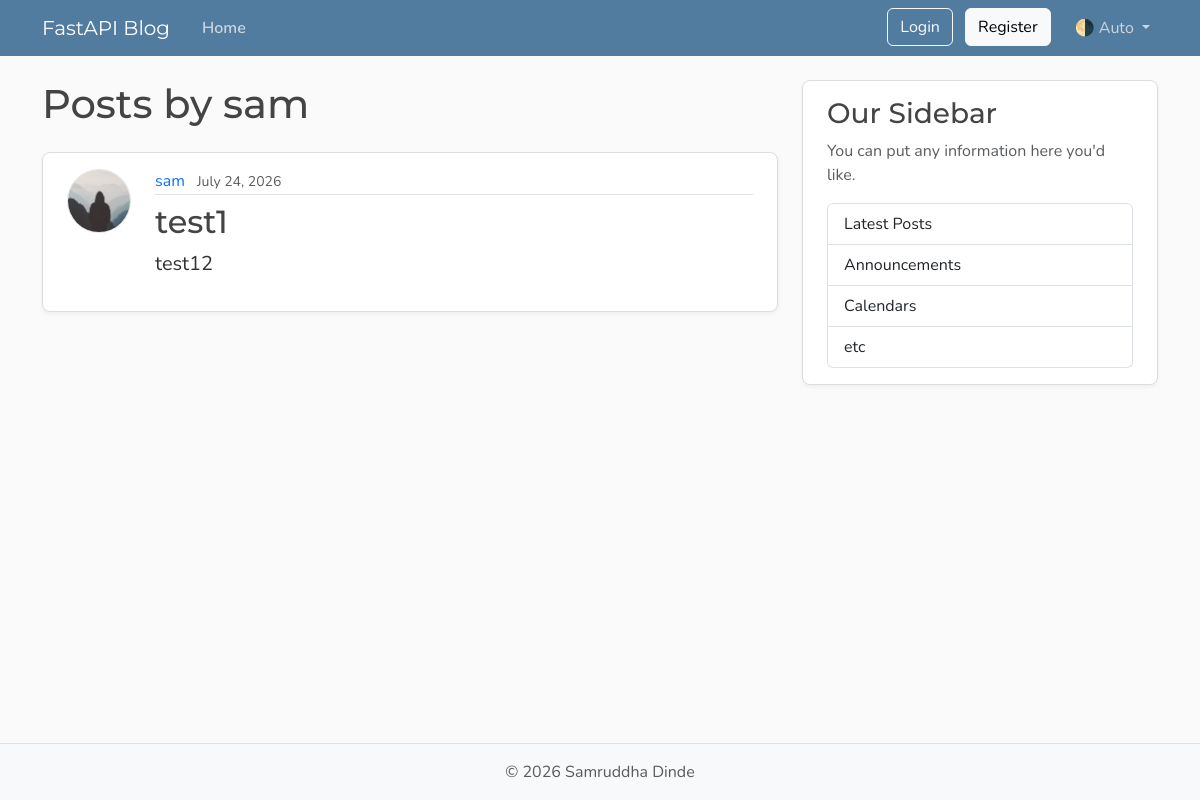
Before: /users/1/posts with the older database file.
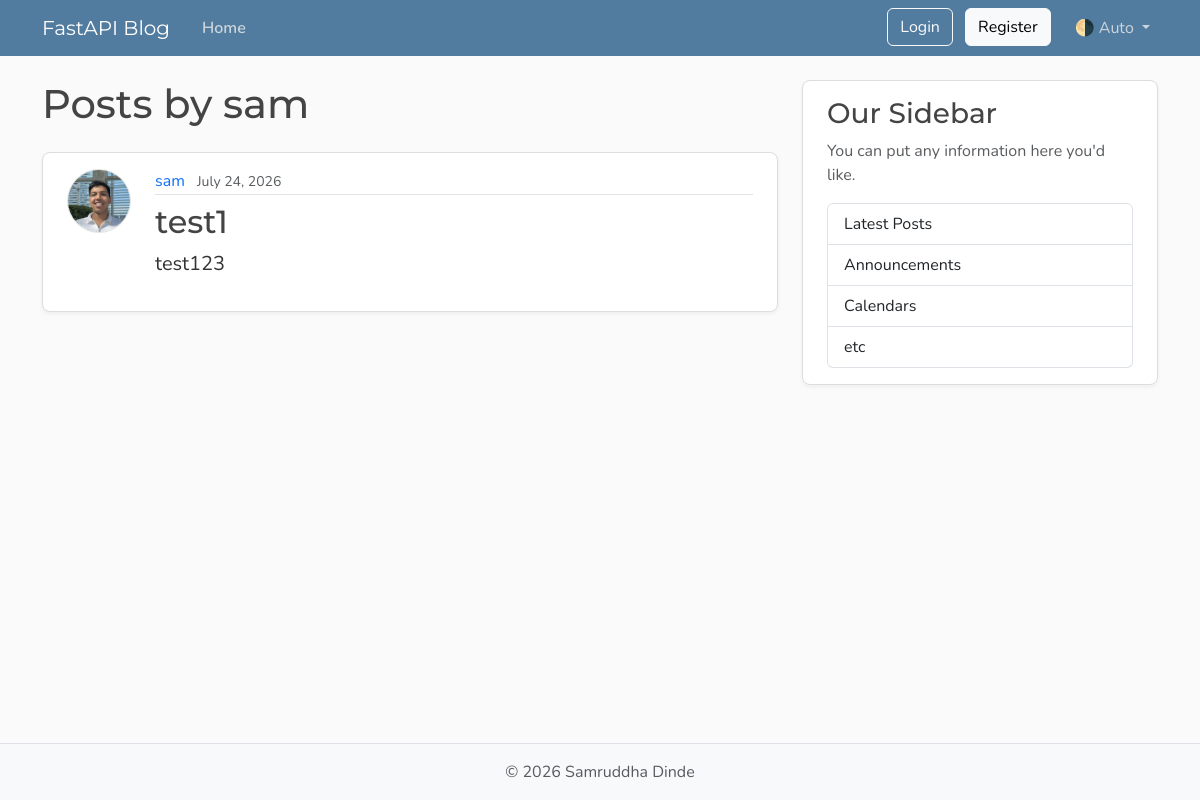
After: the same page with the newer database file.
### models.py (models this page shows, shortened)
class User(Base):
    __tablename__ = "users"
    id: Mapped[int] = mapped_column(Integer, primary_key=True, index=True)
    username: Mapped[str] = mapped_column(String(50), unique=True, nullable=False)
    email: Mapped[str] = mapped_column(String(120), unique=True, nullable=False)
    password_hash: Mapped[str] = mapped_column(String(200),  nullable=False)
    image_file: Mapped[str | None] = mapped_column(
        String(200),
        nullable=True,
        default=None,
    )
    posts: Mapped[list[Post]] = relationship(back_populates="author",
                                             cascade="all, delete-orphan")

class Post(Base):
    __tablename__ = "posts"
    id: Mapped[int] = mapped_column(Integer, primary_key=True, index=True)
    title: Mapped[str] = mapped_column(String(100), nullable=False)
    content: Mapped[str] = mapped_column(Text, nullable=False)
    user_id: Mapped[int] = mapped_column(
        ForeignKey("users.id"),
        nullable=False,
        index=True,
        )
    date_posted: Mapped[int] = mapped_column(
        DateTime(timezone=True),
        default=lambda: datetime.now(UTC),
        )
    author: Mapped[User] = relationship(back_populates="posts")

### main.py (the view)
@app.get("/users/{user_id}/posts", include_in_schema=False, name="user_posts")
async def user_posts_page(request:Request, user_id: int, db: Annotated[AsyncSession, Depends(get_db)]):
  result = await db.execute(select(models.User).where(models.User.id == user_id))
  user = result.scalars().first()
  if not user:
    raise HTTPException(
      status_code=status.HTTP_404_NOT_FOUND,
      detail="User not found"
    )
  result = await db.execute(select(models.Post).options(selectinload(models.Post.author)).where(models.Post.user_id == user_id).order_by(models.Post.date_posted.desc()))
  posts = result.scalars().all()
  return templates.TemplateResponse(
    request,
    "user_posts.html",
    {"posts": posts, "user":user, "title":f"{user.username}'s posts"}
  )

### templates/user_posts.html
{% extends "layout.html" %}
{% block content %}
  <h1 class="mb-4">Posts by {{ user.username }}</h1>
  {% for post in posts %}
    <article class="content-section py-3 px-4 mb-4">
      <div class="d-flex align-items-start gap-4">
        <img class="rounded-circle article-img flex-shrink-0"
             src="{{ post.author.image_path }}"
             alt="{{ post.author.username }}'s profile picture"
             width="64"
             height="64"
             loading="lazy">
        <div class="flex-grow-1">
          <div class="article-metadata mb-2">
            <a class="me-2"
               href="{{ url_for('user_posts', user_id=post.author.id) }}">{{ post.author.username }}</a>
            <small class="text-body-secondary">{{ post.date_posted.strftime("%B %d, %Y") }}</small>
          </div>
          <h2>
            <a class="article-title"
               href="{{ url_for('post_page', post_id=post.id) }}">{{ post.title }}</a>
          </h2>
          <p class="article-content">{{ post.content }}</p>
        </div>
      </div>
    </article>
  {% else %}
    <p class="text-body-secondary">No posts by this user yet.</p>
  {% endfor %}
{% endblock content %}

### templates/layout.html (shortened to what this page needs)
<!DOCTYPE html>
<html lang="en">
  <head>
    <link href="https://cdn.jsdelivr.net/npm/bootstrap@5.3.8/dist/css/bootstrap.min.css"
          rel="stylesheet"
>
    <link rel="stylesheet" type="text/css" href="{{url_for("static", path='css/main.css')}}">
  </head>
  <body class="d-flex flex-column min-vh-100">
    <header class="site-header">
      <nav class="navbar navbar-expand-md bg-steel fixed-top"
           data-bs-theme="dark">
        <div class="container">
          <a class="navbar-brand me-4" href="{{url_for("home")}}">FastAPI Blog</a>
          <div class="collapse navbar-collapse" id="navbarToggle">
            <div class="navbar-nav me-auto">
              <a class="nav-link active" aria-current="page" href="{{ url_for("home")}}">Home</a>
            </div>
            <div class="navbar-nav">
              <div id="loggedOutNav">
                  <a class="btn btn-outline-light mb-2 mb-md-0 me-md-2"
                      href="{{ url_for("login_page") }}">Login</a>
                  <a class="btn btn-light mb-2 mb-md-0 me-md-3"
                      href="{{ url_for("register_page") }}">Register</a>
              </div>
              <div class="nav-item dropdown">
                <a class="nav-link dropdown-toggle"
                   href="#"
                   role="button"
                   id="bd-theme"
                   data-bs-toggle="dropdown"
                   aria-expanded="false">
                  <span id="bd-theme-text">🌗 Auto</span>
                </a>
              </div>
            </div>
          </div>
        </div>
      </nav>
    </header>
    <main role="main" class="container">
      <div class="row">
        <div class="col-md-8">
          {% block content %}
          {% endblock content %}
        </div>
        <aside class="col-md-4">
          <div class="content-section py-3 px-4 mb-4">
            <h3>Our Sidebar</h3>
            <p class="text-body-secondary">You can put any information here you'd like.</p>
            <ul class="list-group">
              <li class="list-group-item">Latest Posts</li>
              <li class="list-group-item">Announcements</li>
              <li class="list-group-item">Calendars</li>
              <li class="list-group-item">etc</li>
            </ul>
          </div>
        </aside>
      </div>
    </main>
    <footer class="mt-auto py-3 bg-body-tertiary border-top">
      <div class="container text-center">
        <p class="text-body-secondary mb-0">
          © <span id="year"></span> Samruddha Dinde
        </p>
      </div>
    </footer>
  </body>
</html>

### static/css/main.css (style rules this page uses)
:root { --font-heading: "Montserrat", system-ui, -apple-system, BlinkMacSystemFont, sans-serif; --font-body: "Nunito", system-ui, -apple-system, BlinkMacSystemFont, sans-serif; --color-bg-body: #fafafa; --color-bg-content: #ffffff; --color-text-primary: #333333; --color-text-heading: #444444; --color-steel: #527c9f; --color-nav-link: #cbd5db; --color-nav-link-hover: #ffffff; --color-link-hover: #428bca; --color-border: #dddddd; --color-border-light: #e3e3e3; --spacing-xl: 5rem; --article-img-size: 4rem; --account-img-size: 7.813rem; }
body { font-family: var(--font-body); background: var(--color-bg-body); color: var(--color-text-primary); }
main { padding-top: var(--spacing-xl); }
h1, h2, h3, h4, h5, h6 { font-family: var(--font-heading); color: var(--color-text-heading); }
.navbar-brand { font-family: var(--font-heading); }
a { text-decoration: none; }
.bg-steel { background-color: var(--color-steel); }
.site-header .navbar-nav .nav-link { color: var(--color-nav-link); transition: color 0.2s ease-in-out; }
.site-header .navbar-nav .nav-link.active { font-weight: 600; }
.content-section { background: var(--color-bg-content); border: 1px solid var(--color-border); border-radius: 0.5rem; box-shadow: 0 2px 4px rgba(15, 23, 42, 0.05); transition: box-shadow 0.15s ease, transform 0.15s ease, border-color 0.15s ease; }
.article-title { color: var(--color-text-heading); transition: color 0.2s ease-in-out; }
.article-content { white-space: pre-line; font-size: 1.25rem; }
.article-img { height: var(--article-img-size); width: var(--article-img-size); flex-shrink: 0; object-fit: cover; border: 1px solid var(--color-border-light); box-shadow: 0 0 0 2px var(--color-bg-content); }
.article-metadata { padding-bottom: 0.063rem; border-bottom: 1px solid var(--color-border-light); }
.article-metadata a { transition: color 0.2s ease-in-out; }
[data-bs-theme="dark"] { --color-bg-body: #1a1a1a; --color-bg-content: #2d2d2d; --color-text-primary: #e0e0e0; --color-text-heading: #f0f0f0; --color-border: #404040; --color-border-light: #4a4a4a; }

Changed rows visible on the page:
changed Post "test1": author.image_path: picture added in place of a placeholder; content "test12" → "test123"
